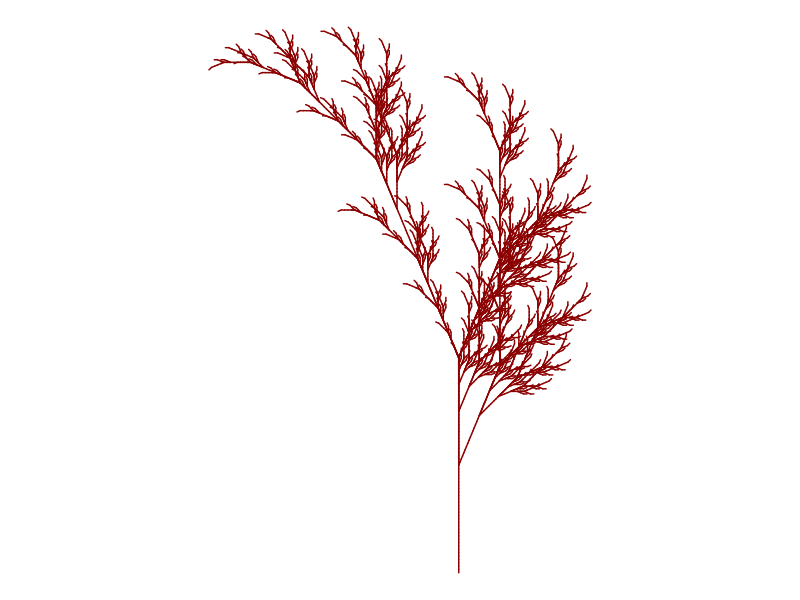

Here is the R script that generated this plot:
## ---- chunk 1
options(repos = c(CRAN = "https://cloud.r-project.org/"))

## Data Visualization
## Objective: Create graphics with R
## Title: Fall color
# Credit: https://fronkonstin.com

# Install packages
install.packages(c("gsubfn", "proto", "tidyverse"))

library(gsubfn)
library(tidyverse)

# Define elements in plant art
# Each image corresponds to a different axiom, rules, angle, and depth

# Leaf of Fall

axiom="X"
rules=list("X"="F-[[X]+X]+F[+FX]-X", "F"="FF")
angle=22.5
depth=6

for (i in 1:depth) axiom=gsubfn(".", rules, axiom)

actions=str_extract_all(axiom, "\\d*\\+|\\d*\\-|F|L|R|\\[|\\]|\\|") %>% unlist

status=data.frame(x=numeric(0), y=numeric(0), alfa=numeric(0))
points=data.frame(x1 = 0, y1 = 0, x2 = NA, y2 = NA, alfa=90, depth=1)

# Generating data
# Note: may take a minute or two

for (action in actions)
{
  if (action=="F")
  {
    x=points[1, "x1"]+cos(points[1, "alfa"]*(pi/180))
    y=points[1, "y1"]+sin(points[1, "alfa"]*(pi/180))
    points[1,"x2"]=x
    points[1,"y2"]=y
    data.frame(x1 = x, y1 = y, x2 = NA, y2 = NA,
               alfa=points[1, "alfa"],
               depth=points[1,"depth"]) %>% rbind(points)->points
  }
  if (action %in% c("+", "-")){
    alfa=points[1, "alfa"]
    points[1, "alfa"]=eval(parse(text=paste0("alfa",action, angle)))
  }
  if(action=="["){
    data.frame(x=points[1, "x1"], y=points[1, "y1"], alfa=points[1, "alfa"]) %>%
      rbind(status) -> status
    points[1, "depth"]=points[1, "depth"]+1
  }

  if(action=="]"){
    depth=points[1, "depth"]
    points[-1,]->points
    data.frame(x1=status[1, "x"], y1=status[1, "y"], x2=NA, y2=NA,
               alfa=status[1, "alfa"],
               depth=depth-1) %>%
      rbind(points) -> points
    status[-1,]->status
  }
}

ggplot() +
  geom_segment(aes(x = x1, y = y1, xend = x2, yend = y2),
               lineend = "round",
               color="darkred", # Set your own Fall color?
               data=na.omit(points)) +
  coord_fixed(ratio = 1) +
  theme_void() # No grid nor axes
